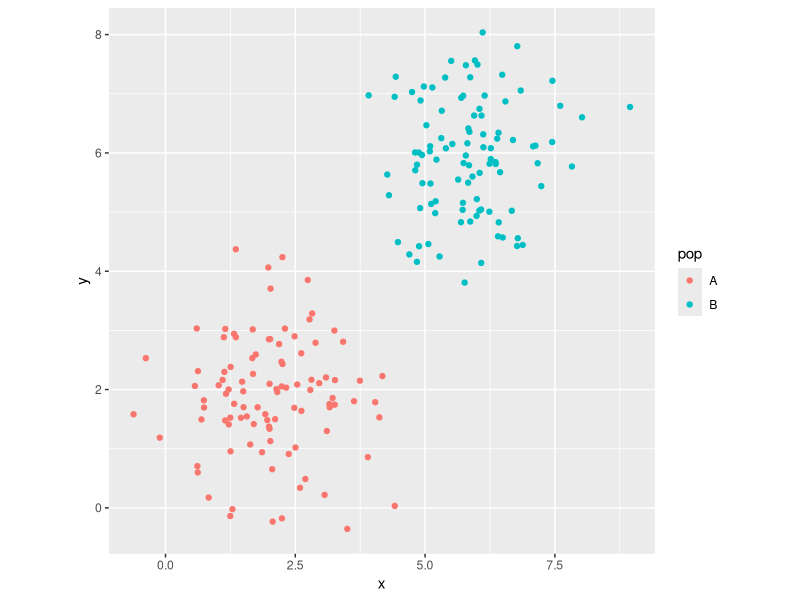

Write the R code that produced this figure. (Note: this script raises an error after producing the figure.)
#!/bin/env Rscript


library(ggplot2)

d <- rbind(
    data.frame(
        "i" = 1:100,
        "x" = rnorm(100, 2, 1),
        "y" = rnorm(100, 2, 1),
        "pop" = "A"),
    data.frame(
        "i" = 1:100,
        "x" = rnorm(100, 6, 1),
        "y" = rnorm(100, 6, 1),
        "pop" = "B"))

ggplot(d) +
    geom_point(aes(x = x, y = y, colour = pop)) +
    theme(aspect.ratio = 1)

#'
#'
library(randomForest)

model <- randomForest(d[,1:3], y = d$pop)
modelb <- randomForest(d[,1:3])

tst <- data.frame(
        "i" = 1:100,
        "x" = rnorm(100, 2, 1),
        "y" = rnorm(100, 2, 1))

rsp <- predict(model, tst)

rsp <- predict(modelb, tst)

x <- tst
x$pop <- rsp
x$type <- "predicted"
y <- d
y$type <- "original"

ggplot(rbind(x, y)) +
    geom_point(aes(x = x, y = y, colour = pop)) +
    facet_wrap(~ type) +
    theme(aspect.ratio = 1)

# Hierarchicalclustering
#
dst <- dist(d[,2:3])
hcl <- hclust(dst)
rsp <- cutree(hcl, k = 2)
